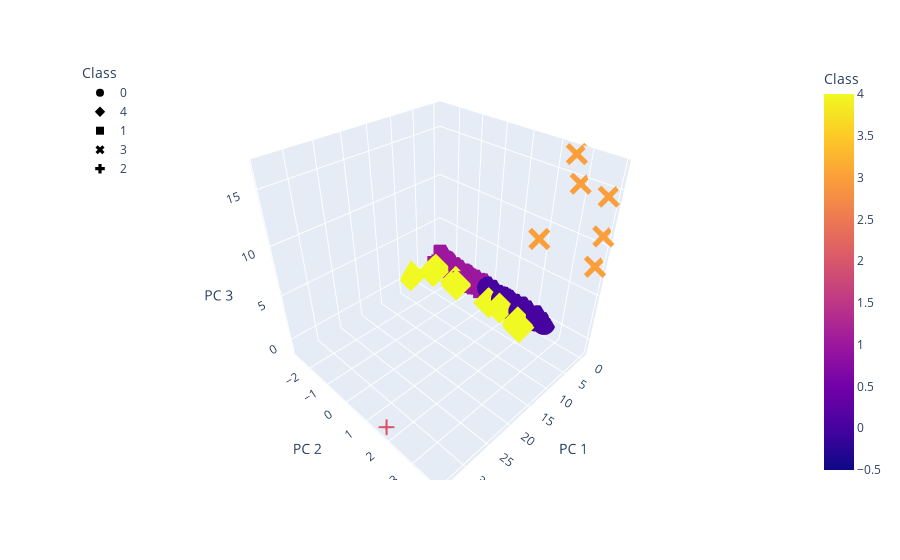

Source (notebook cell):
### Code cell
fig = px.scatter_3d(
    clustered_df2,
    x="PC 1",
    y="PC 2",
    z="PC 3",
    color="Class",
    symbol="Class",
    hover_name="CoinName", hover_data=["Algorithm", "TotalCoinsMined", "TotalCoinSupply"]
)

fig.update_layout(legend=dict(x=0, y=1))
fig.show()

### Figure 1 — Plotly figure (JSON) as saved in the notebook; plotly's stock layout.template omitted (floating-point values rounded to 4 significant figures; data arrays with more than 128 entries replaced by an {"elided": "..."} marker saying what was removed)
{"data": [{"customdata": {"elided": "276x3 mixed values"}, "hovertemplate": "<b>%{hovertext}</b><br><br>Class=%{marker.color}<br>PC 1=%{x}<br>PC 2=%{y}<br>PC 3=%{z}<br>Algorithm=%{customdata[0]}<br>TotalCoinsMined=%{customdata[1]}<br>TotalCoinSupply=%{customdata[2]}<extra></extra>", "hovertext": {"elided": "276 str values"}, "legendgroup": "0", "marker": {"color": {"elided": "276 int values"}, "coloraxis": "coloraxis", "symbol": "circle"}, "mode": "markers", "name": "0", "scene": "scene", "showlegend": true, "type": "scatter3d", "x": {"elided": "276 float values"}, "y": {"elided": "276 float values"}, "z": {"elided": "276 float values"}}, {"customdata": [["X13", 29280000000.0, "314159265359"], ["Scrypt", 88, "384000000000"], ["CryptoNight", 184066828814, "184467440735"], ["DPoS", 108202084, "125000000"], ["Scrypt", 163055097500, "200000000000"], ["DPoS", 288100000.0, "500000000"], ["CryptoNight", 53140000000.0, "1000000000000"], ["Semux BFT consensus", 1231147, "100000000"], ["Scrypt", 77870000000.0, "92000000000"], ["CryptoNight Heavy", 99550000000.0, "184470000000"], ["DPoS", 1000000000, "1000000000"], ["DPoS", 120012140, "159918400"], ["DPoS", 1021000000.0, "0"], ["DPoS", 1122000000.0, "0"], ["SHA-256", 2000000000.0, "2000000000"]], "hovertemplate": "<b>%{hovertext}</b><br><br>Class=%{marker.color}<br>PC 1=%{x}<br>PC 2=%{y}<br>PC 3=%{z}<br>Algorithm=%{customdata[0]}<br>TotalCoinsMined=%{customdata[1]}<br>TotalCoinSupply=%{customdata[2]}<extra></extra>", "hovertext": ["EliteCoin", "MoonCoin", "ByteCoin", "ARK", "gCn Coin", "Lamden Tau", "TurtleCoin", "Semux", "Lynx", "Qwertycoin", "ALAX", "Lisk", "EOS", "Oxycoin", "ZEPHYR"], "legendgroup": "4", "marker": {"color": [4, 4, 4, 4, 4, 4, 4, 4, 4, 4, 4, 4, 4, 4, 4], "coloraxis": "coloraxis", "symbol": "diamond"}, "mode": "markers", "name": "4", "scene": "scene", "showlegend": true, "type": "scatter3d", "x": [2.309, 2.562, 3.871, 3.723, 3.248, 3.728, 8.056, 3.918, 2.251, 3.109, 3.741, 3.724, 3.734, 3.735, 2.47], "y": [1.681, -1.3, -2.279, 1.865, -1.151, 1.865, -2.713, 1.957, 0.3197, -2.285, 1.865, 1.865, 1.865, 1.865, 0.8622], "z": [-0.6813, -0.02061, 0.2776, -0.3185, -0.06551, -0.3186, 0.2429, -0.3859, -0.4352, 0.3622, -0.319, -0.3185, -0.3189, -0.3189, -0.2044]}, {"customdata": {"elided": "234x3 mixed values"}, "hovertemplate": "<b>%{hovertext}</b><br><br>Class=%{marker.color}<br>PC 1=%{x}<br>PC 2=%{y}<br>PC 3=%{z}<br>Algorithm=%{customdata[0]}<br>TotalCoinsMined=%{customdata[1]}<br>TotalCoinSupply=%{customdata[2]}<extra></extra>", "hovertext": {"elided": "234 str values"}, "legendgroup": "1", "marker": {"color": {"elided": "234 int values"}, "coloraxis": "coloraxis", "symbol": "square"}, "mode": "markers", "name": "1", "scene": "scene", "showlegend": true, "type": "scatter3d", "x": {"elided": "234 float values"}, "y": {"elided": "234 float values"}, "z": {"elided": "234 float values"}}, {"customdata": [["VeChainThor Authority", 55454734800, "86712634466"], ["Proof-of-BibleHash", 1772000000.0, "5200000000"], ["SHA-256 + Hive", 638400000.0, "840000000"], ["Proof-of-Authority", 204479039, "252460800"], ["ECC 256K1", 1000000000, "1000000000"], ["Leased POS", 100000000, "100000000"]], "hovertemplate": "<b>%{hovertext}</b><br><br>Class=%{marker.color}<br>PC 1=%{x}<br>PC 2=%{y}<br>PC 3=%{z}<br>Algorithm=%{customdata[0]}<br>TotalCoinsMined=%{customdata[1]}<br>TotalCoinSupply=%{customdata[2]}<extra></extra>", "hovertext": ["Vechain", "BiblePay", "LitecoinCash", "Poa Network", "Acute Angle Cloud", "Waves"], "legendgroup": "3", "marker": {"color": [3, 3, 3, 3, 3, 3], "coloraxis": "coloraxis", "symbol": "x"}, "mode": "markers", "name": "3", "scene": "scene", "showlegend": true, "type": "scatter3d", "x": [4.392, -0.1759, -0.395, -0.4123, -0.3227, -0.3977], "y": [2.361, 3.808, 2.621, 2.89, 3.833, 3.879], "z": [10.04, 14.43, 16.81, 14.6, 8.054, 11.0]}, {"customdata": [["TRC10", 990000000000.0, "990000000000"]], "hovertemplate": "<b>%{hovertext}</b><br><br>Class=%{marker.color}<br>PC 1=%{x}<br>PC 2=%{y}<br>PC 3=%{z}<br>Algorithm=%{customdata[0]}<br>TotalCoinsMined=%{customdata[1]}<br>TotalCoinSupply=%{customdata[2]}<extra></extra>", "hovertext": ["BitTorrent"], "legendgroup": "2", "marker": {"color": [2], "coloraxis": "coloraxis", "symbol": "cross"}, "mode": "markers", "name": "2", "scene": "scene", "showlegend": true, "type": "scatter3d", "x": [34.05], "y": [1.702], "z": [-1.303]}], "layout": {"coloraxis": {"colorbar": {"title": {"text": "Class"}}, "colorscale": [[0, "#0d0887"], [0.1111, "#46039f"], [0.2222, "#7201a8"], [0.3333, "#9c179e"], [0.4444, "#bd3786"], [0.5556, "#d8576b"], [0.6667, "#ed7953"], [0.7778, "#fb9f3a"], [0.8889, "#fdca26"], [1, "#f0f921"]]}, "legend": {"title": {"text": "Class"}, "tracegroupgap": 0, "x": 0, "y": 1}, "margin": {"t": 60}, "scene": {"domain": {"x": [0, 1], "y": [0, 1]}, "xaxis": {"title": {"text": "PC 1"}}, "yaxis": {"title": {"text": "PC 2"}}, "zaxis": {"title": {"text": "PC 3"}}}}}
